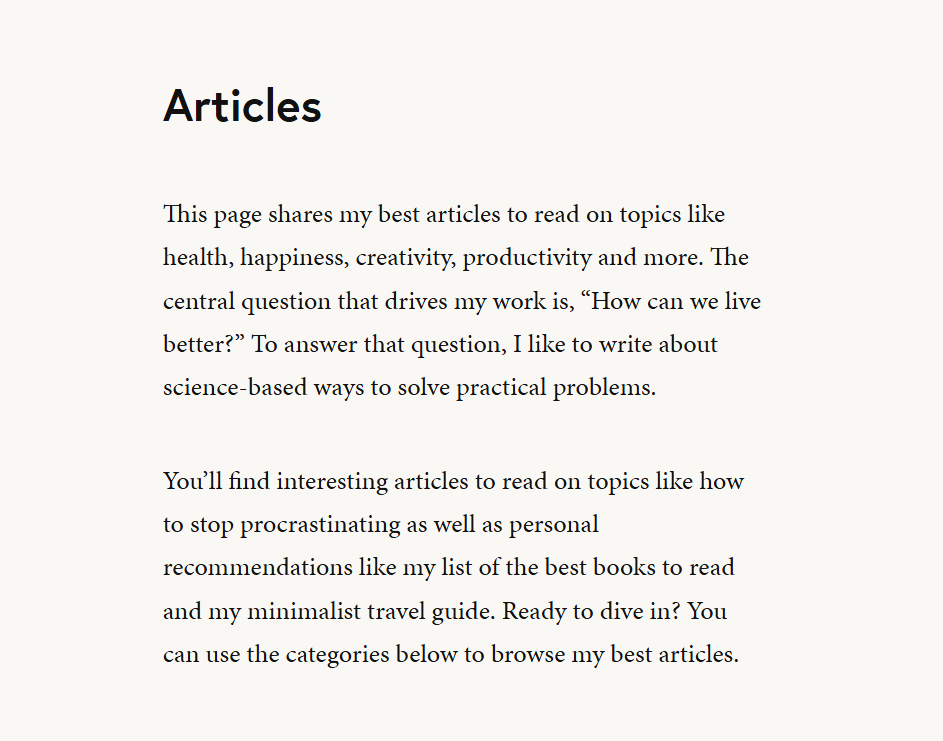
#> input picture backend/tests/test_files/sample_scan.png, 943 x 741 px
$ python -i preprocessor.py   (imports and definitions only)
#> lines starting #> are read from the running program, lines starting #| are printed output that depends on the picture
"""
Image Preprocessor for OCR
==========================

Improves image quality before OCR processing.

Why preprocess?
---------------
Raw scanned images often have problems:
- Skewed (rotated slightly)
- Low contrast (faded text)
- Noise (speckles, artifacts)
- Uneven lighting

These issues reduce OCR accuracy. Preprocessing fixes them.

Processing pipeline:
1. Convert to grayscale (OCR works on black/white)
2. Resize if too small (OCR needs readable text)
3. Denoise (remove speckles)
4. Increase contrast (make text stand out)
5. Binarize (convert to pure black and white)

We use Pillow (PIL) for image processing - it's simple and sufficient.
For more advanced preprocessing, OpenCV would be better but adds complexity.
"""

from PIL import Image, ImageEnhance, ImageFilter
from pathlib import Path
from typing import Optional
import io


class ImagePreprocessor:
    """
    Preprocesses images to improve OCR accuracy.

    Usage:
        preprocessor = ImagePreprocessor()

        # From file
        processed = preprocessor.preprocess(Path("scan.png"))

        # From PIL Image
        processed = preprocessor.preprocess_image(pil_image)

    All methods return PIL Image objects that can be passed directly to OCR.
    """

    # Minimum width for good OCR results
    # If image is smaller, we'll upscale it
    MIN_WIDTH = 1000

    # Target DPI for OCR (dots per inch)
    # 300 DPI is standard for document scanning
    TARGET_DPI = 300

    def preprocess(self, image_path: Path) -> Image.Image:
        """
        Load and preprocess an image file.

        Args:
            image_path: Path to the image file

        Returns:
            Preprocessed PIL Image
        """
        image = Image.open(image_path)
#> image is the input picture: PIL image 943x741 RGBA; mean R, G, B, A 241.4, 240.4, 236.6, 255
        return self.preprocess_image(image)

    def preprocess_image(self, image: Image.Image) -> Image.Image:
        """
        Apply all preprocessing steps to an image.

        Args:
            image: PIL Image object

        Returns:
            Preprocessed PIL Image
        """
        # Step 1: Convert to grayscale
        # OCR doesn't need color - grayscale is faster and often more accurate
        if image.mode != "L":  # "L" is grayscale mode
            image = image.convert("L")
#> image: PIL image 943x741 L

        # Step 2: Resize if too small
        image = self._resize_if_needed(image)

        # Step 3: Denoise
        # Removes small speckles that confuse OCR
        image = self._denoise(image)

        # Step 4: Enhance contrast
        # Makes text stand out from background
        image = self._enhance_contrast(image)

        # Step 5: Sharpen
        # Makes text edges clearer
        image = self._sharpen(image)

        return image

    # [26 lines left out: function preprocess_for_ocr, not called in this run]

    def _resize_if_needed(self, image: Image.Image) -> Image.Image:
        """
        Resize image if it's too small for good OCR.

        Small images have small text that OCR struggles with.
        Upscaling helps, but there's a limit - can't create detail that isn't there.

        Args:
            image: PIL Image

        Returns:
            Resized image (or original if already large enough)
        """
        width, height = image.size
#> width = 943; height = 741

        if width < self.MIN_WIDTH:
            # Calculate new size maintaining aspect ratio
            ratio = self.MIN_WIDTH / width
#> ratio = 1.06
            new_width = self.MIN_WIDTH
            new_height = int(height * ratio)
#> new_height = 785

            # LANCZOS is high-quality resampling
            image = image.resize((new_width, new_height), Image.LANCZOS)
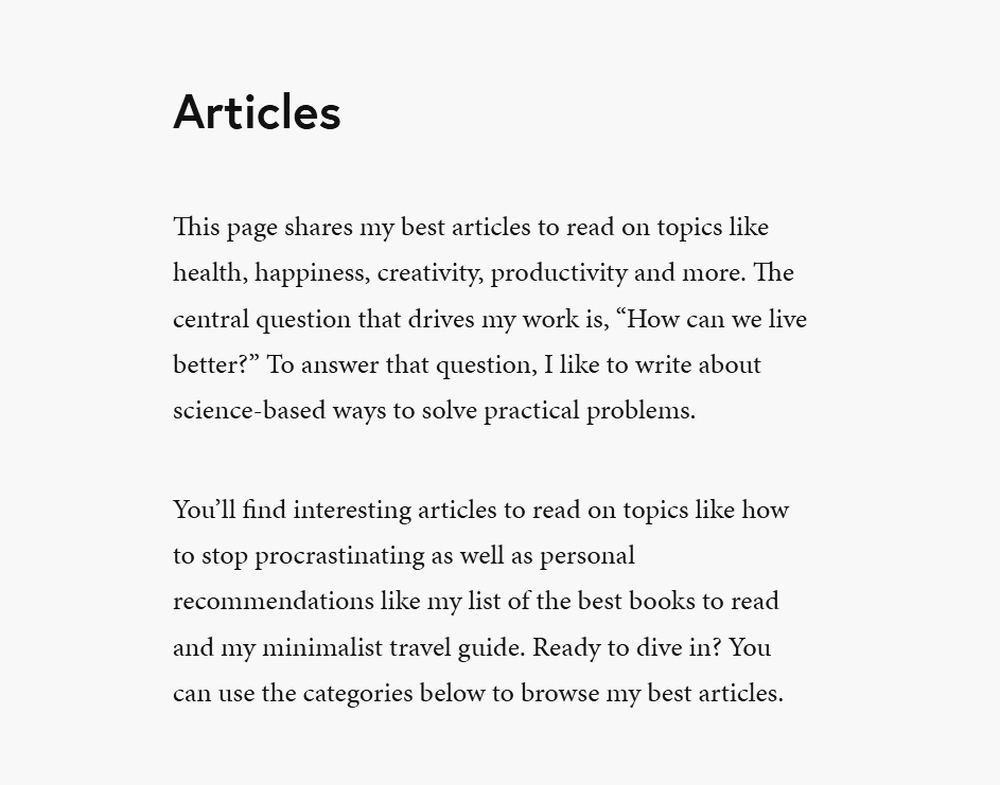
#> image: PIL image 1000x785 L; min 0, max 255, mean 240.3

        return image

    def _denoise(self, image: Image.Image) -> Image.Image:
        """
        Remove noise from image.

        Uses median filter - replaces each pixel with the median of neighbors.
        Effectively removes small speckles while preserving edges.

        Args:
            image: PIL Image

        Returns:
            Denoised image
        """
        # MedianFilter with size 3 (3x3 neighborhood)
        # Larger size = more smoothing but may blur text
        return image.filter(ImageFilter.MedianFilter(size=3))

    def _enhance_contrast(self, image: Image.Image) -> Image.Image:
        """
        Increase image contrast.

        Makes dark pixels darker and light pixels lighter.
        Text becomes more distinct from background.

        Args:
            image: PIL Image

        Returns:
            Contrast-enhanced image
        """
        enhancer = ImageEnhance.Contrast(image)
        # Factor > 1 increases contrast
        # 1.5 is moderate enhancement - adjust if needed
        return enhancer.enhance(1.5)
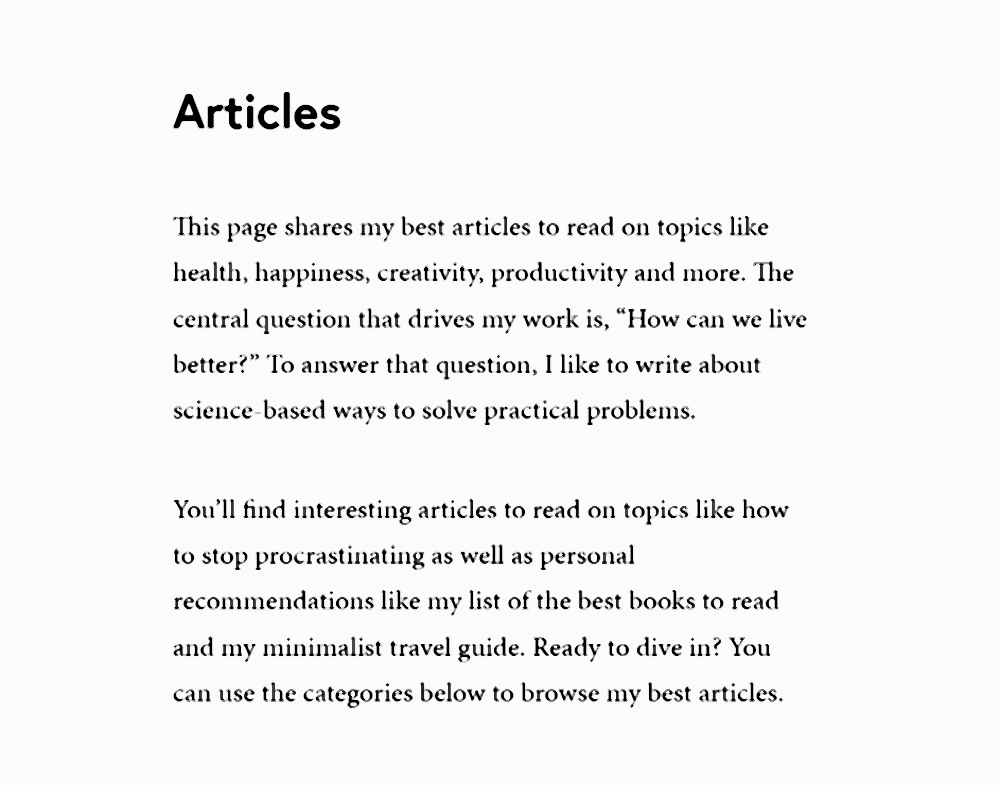
#> returned value: PIL image 1000x785 L; min 0, max 255, mean 241.9

    def _sharpen(self, image: Image.Image) -> Image.Image:
        """
        Sharpen image to make text edges clearer.

        Args:
            image: PIL Image

        Returns:
            Sharpened image
        """
        enhancer = ImageEnhance.Sharpness(image)
        # Factor > 1 increases sharpness
        return enhancer.enhance(2.0)

    # [42 lines left out: functions _simple_deskew, image_to_bytes, not called in this run]

>>> result = ImagePreprocessor().preprocess('../../../tests/test_files/sample_scan.png')
